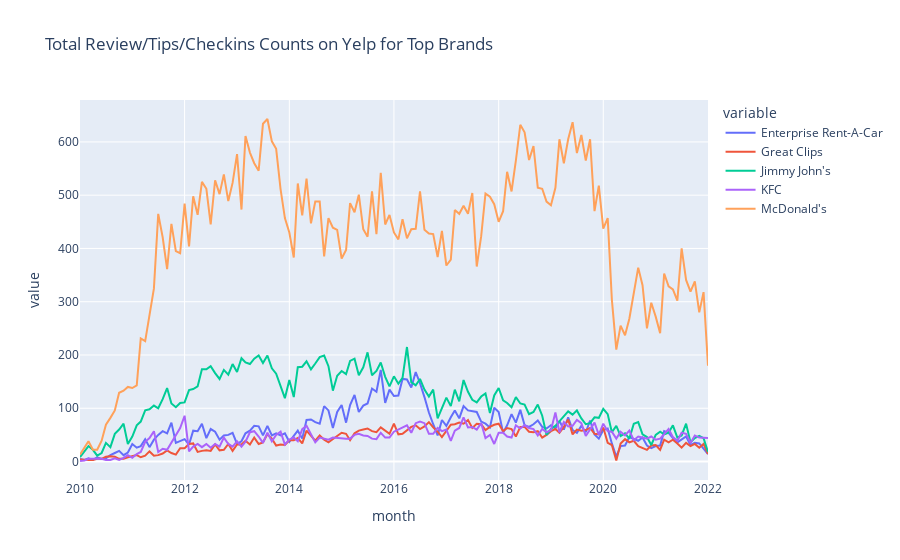

Write notebook code for a chart like this one.
### Code cell
real_final_table['2010':].iloc[:, 5:10].plot(title = 'Total Review/Tips/Checkins Counts on Yelp for Top Brands')

### Figure 1 — Plotly figure (JSON) as saved in the notebook; plotly's stock layout.template omitted (floating-point values rounded to 4 significant figures; data arrays with more than 128 entries replaced by an {"elided": "..."} marker saying what was removed)
{"data": [{"hovertemplate": "variable=Enterprise Rent-A-Car<br>month=%{x}<br>value=%{y}<extra></extra>", "legendgroup": "Enterprise Rent-A-Car", "line": {"color": "#636efa", "dash": "solid"}, "marker": {"symbol": "circle"}, "mode": "lines", "name": "Enterprise Rent-A-Car", "orientation": "v", "showlegend": true, "type": "scatter", "x": {"elided": "145 str values"}, "xaxis": "x", "y": {"elided": "145 int values"}, "yaxis": "y"}, {"hovertemplate": "variable=Great Clips<br>month=%{x}<br>value=%{y}<extra></extra>", "legendgroup": "Great Clips", "line": {"color": "#EF553B", "dash": "solid"}, "marker": {"symbol": "circle"}, "mode": "lines", "name": "Great Clips", "orientation": "v", "showlegend": true, "type": "scatter", "x": {"elided": "145 str values"}, "xaxis": "x", "y": {"elided": "145 int values"}, "yaxis": "y"}, {"hovertemplate": "variable=Jimmy John's<br>month=%{x}<br>value=%{y}<extra></extra>", "legendgroup": "Jimmy John's", "line": {"color": "#00cc96", "dash": "solid"}, "marker": {"symbol": "circle"}, "mode": "lines", "name": "Jimmy John's", "orientation": "v", "showlegend": true, "type": "scatter", "x": {"elided": "145 str values"}, "xaxis": "x", "y": {"elided": "145 int values"}, "yaxis": "y"}, {"hovertemplate": "variable=KFC<br>month=%{x}<br>value=%{y}<extra></extra>", "legendgroup": "KFC", "line": {"color": "#ab63fa", "dash": "solid"}, "marker": {"symbol": "circle"}, "mode": "lines", "name": "KFC", "orientation": "v", "showlegend": true, "type": "scatter", "x": {"elided": "145 str values"}, "xaxis": "x", "y": {"elided": "145 int values"}, "yaxis": "y"}, {"hovertemplate": "variable=McDonald's<br>month=%{x}<br>value=%{y}<extra></extra>", "legendgroup": "McDonald's", "line": {"color": "#FFA15A", "dash": "solid"}, "marker": {"symbol": "circle"}, "mode": "lines", "name": "McDonald's", "orientation": "v", "showlegend": true, "type": "scatter", "x": {"elided": "145 str values"}, "xaxis": "x", "y": {"elided": "145 int values"}, "yaxis": "y"}], "layout": {"legend": {"title": {"text": "variable"}, "tracegroupgap": 0}, "title": {"text": "Total Review/Tips/Checkins Counts on Yelp for Top Brands"}, "xaxis": {"anchor": "y", "domain": [0, 1], "title": {"text": "month"}}, "yaxis": {"anchor": "x", "domain": [0, 1], "title": {"text": "value"}}}}
